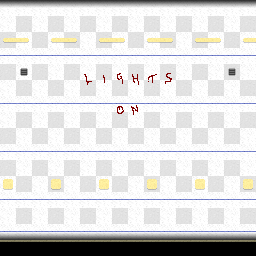

A level layout from a 2D game, rendered from its tile map. Below: a short description, then the map file with its tile-grid data intact:
An orthogonal 16x16 tile map with 16x16 px tiles, 2 tile layers (Tile Layer 1, Tile Layer 2), 4 tilesets.

<map version="1.9" tiledversion="1.9.2" orientation="orthogonal" renderorder="right-down" width="16" height="16" tilewidth="16" tileheight="16" infinite="0" nextlayerid="3" nextobjectid="1">
 <editorsettings>
  <export target="../Title..tmx" format="tmx" />
 </editorsettings>
 <tileset firstgid="1" name="Main" tilewidth="16" tileheight="16" spacing="2" margin="1" tilecount="1452" columns="44">
  <image source="horror_sidescroller_assets/tileset.png" width="800" height="600" />
 </tileset>
 <tileset firstgid="1453" name="Main" tilewidth="16" tileheight="16" spacing="1" margin="1" tilecount="1645" columns="47">
  <image source="horror_sidescroller_assets/tileset.png" width="800" height="600" />
 </tileset>
 <tileset firstgid="3098" name="Main1" tilewidth="16" tileheight="16" tilecount="1850" columns="50">
  <image source="horror_sidescroller_assets/tileset.png" width="800" height="600" />
 </tileset>
 <tileset firstgid="4948" name="Obj" tilewidth="16" tileheight="16" tilecount="2" columns="1">
  <image source="horror_sidescroller_assets/standalone_assets/home_door_bloody.png" width="18" height="32" />
 </tileset>
 <layer id="1" name="Tile Layer 1" width="16" height="16">
  <data encoding="csv">
3357,3357,3357,3357,3357,3357,3357,3357,3357,3357,3357,3357,3357,3357,3357,3357,
3101,3100,3101,3100,3101,3100,3101,3100,3101,3100,3101,3100,3101,3100,3101,3100,
3100,3101,3100,3101,3100,3101,3100,3101,3100,3101,3100,3101,3100,3101,3100,3101,
3151,3151,3151,3151,3151,3151,3151,3151,3151,3151,3151,3151,3151,3151,3151,3151,
3100,3101,3100,3101,3100,3101,3100,3101,3100,3101,3100,3101,3100,3101,3100,3101,
3101,3100,3101,3100,3101,3100,3101,3100,3101,3100,3101,3100,3101,3100,3101,3100,
3151,3151,3151,3151,3151,3151,3151,3151,3151,3151,3151,3151,3151,3151,3151,3151,
3101,3100,3101,3100,3101,3100,3101,3100,3101,3100,3101,3100,3101,3100,3101,3100,
3100,3101,3100,3101,3100,3101,3100,3101,3100,3101,3100,3101,3100,3101,3100,3101,
3151,3151,3151,3151,3151,3151,3151,3151,3151,3151,3151,3151,3151,3151,3151,3151,
3100,3101,3100,3101,3100,3101,3100,3101,3100,3101,3100,3101,3100,3101,3100,3101,
3101,3100,3101,3100,3101,3100,3101,3100,3101,3100,3101,3100,3101,3100,3101,3100,
3151,3151,3151,3151,3151,3151,3151,3151,3151,3151,3151,3151,3151,3151,3151,3151,
3101,3100,3101,3100,3101,3100,3101,3100,3101,3100,3101,3100,3101,3100,3101,3100,
3457,3457,3457,3457,3457,3457,3457,3457,3457,3457,3457,3457,3457,3457,3457,3457,
3507,3507,3507,3507,3507,3507,3507,3507,3507,3507,3507,3507,3507,3507,3507,3507
</data>
 </layer>
 <layer id="2" name="Tile Layer 2" width="16" height="16">
  <data encoding="csv">
0,0,0,0,0,0,0,0,0,0,0,0,0,0,0,0,
0,0,0,0,0,0,0,0,0,0,0,0,0,0,0,0,
3204,3205,0,3204,3205,0,3204,3205,0,3204,3205,0,3204,3205,0,3204,
0,0,0,0,0,0,0,0,0,0,0,0,0,0,0,0,
0,3148,0,0,0,3115,3112,3110,3111,3123,3122,0,0,0,3148,0,
0,0,0,0,0,3165,3162,3160,3161,3173,3172,0,0,0,0,0,
0,0,0,0,0,0,0,3118,3117,0,0,0,0,0,0,0,
0,0,0,0,0,0,0,3168,3167,0,0,0,0,0,0,0,
0,0,0,0,0,0,0,0,0,0,0,0,0,0,0,0,
0,0,0,0,0,0,0,0,0,0,0,0,0,0,0,0,
0,0,0,0,0,0,0,0,0,0,0,0,0,0,0,0,
3200,0,0,3200,0,0,3200,0,0,3200,0,0,3200,0,0,3200,
0,0,0,0,0,0,0,0,0,0,0,0,0,0,0,0,
0,0,0,0,0,0,0,0,0,0,0,0,0,0,0,0,
0,0,0,0,0,0,0,0,0,0,0,0,0,0,0,0,
0,0,0,0,0,0,0,0,0,0,0,0,0,0,0,0
</data>
 </layer>
</map>
